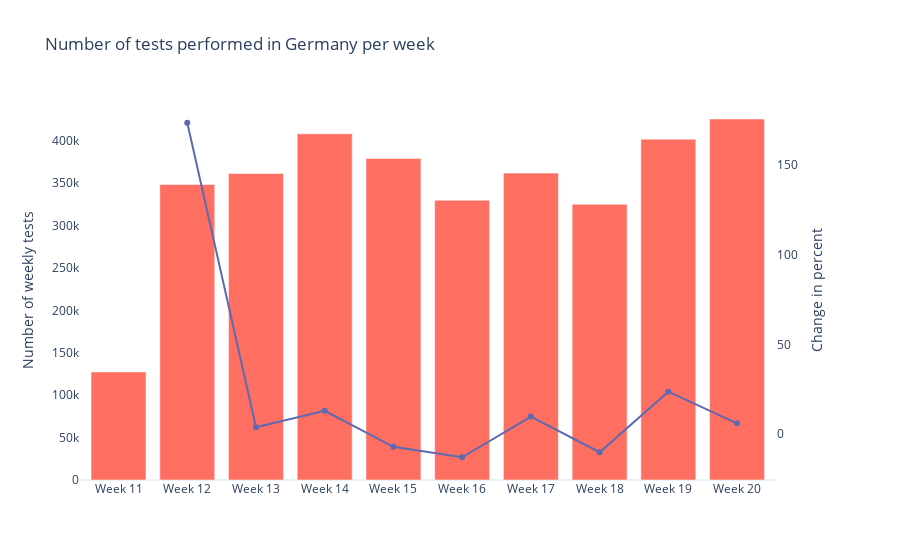

Notebook cell for this chart:
### Markdown cell above
###  Testing fallacies

https://de.statista.com/statistik/daten/studie/1107749/umfrage/labortest-fuer-das-coronavirus-covid-19-in-deutschland/

### Code cell
def RKIfigure():
    headers = [
        "Week",
        "Number of tests",
        "Number of positive tests",
        "positive tests as a percentage",
        "number of reporting laboratiories",
    ]
    data = [
        #     ["Bis einschließlich KW", "week 10", 124.716, 3.892, 3.1, 90],
        ["Week 11", 127_457, 7_582, 5.9, 114],
        ["Week 12", 348_619, 23_820, 6.8, 152],
        ["Week 13", 361_515, 31_414, 8.7, 151],
        ["Week 14", 408_348, 36_885, 9, 154],
        ["Week 15", 379_233, 30_728, 8.1, 163],
        ["Week 16", 330_027, 21_993, 6.7, 167],
        ["Week 17", 361_999, 18_052, 5, 177],
        ["Week 18", 325_259, 12_585, 3.9, 174],
        ["Week 19", 402_044, 10_746, 2.7, 181],
        ["Week 20", 425_842, 7_060, 1.7, 176],
    ]
    df = pd.DataFrame(data, columns=headers)
    df["Test growth"] = df["Number of tests"].pct_change() * 100

    fig = make_subplots(specs=[[{"secondary_y": True}]])

    fig.add_trace(
        go.Bar(
            x=df["Week"],
            y=df["Number of tests"],
            #             text=df["Number of tests"],
            #             textposition="inside",
            showlegend=False,
            marker=dict(color=colors[0],),
        ),
        secondary_y=False,
    )
    fig.add_trace(
        go.Scatter(
            x=df["Week"],
            y=df["Test growth"],
            mode="markers+lines",
            #             text=df["Test growth"].round(2),
            showlegend=False,
            line=dict(color=colors[1]),
        ),
        secondary_y=True,
    )
    fig.update_layout(title="Number of tests performed in Germany per week",)
    fig.update_yaxes(
        title_text="Number of weekly tests", showgrid=False, secondary_y=False
    )
    fig.update_yaxes(
        title_text="Change in percent", showgrid=False, zeroline=False, secondary_y=True
    )

    return fig


fig = RKIfigure()
fig.show()
fig.write_image("RKIdata.svg", width=700, height=400)

### Figure 1 — Plotly figure (JSON) as saved in the notebook; plotly's stock layout.template omitted (floating-point values rounded to 4 significant figures)
{"data": [{"marker": {"color": "rgb(255, 111, 97)"}, "showlegend": false, "type": "bar", "x": ["Week 11", "Week 12", "Week 13", "Week 14", "Week 15", "Week 16", "Week 17", "Week 18", "Week 19", "Week 20"], "xaxis": "x", "y": [127457, 348619, 361515, 408348, 379233, 330027, 361999, 325259, 402044, 425842], "yaxis": "y"}, {"line": {"color": "rgb(93, 105, 177)"}, "mode": "markers+lines", "showlegend": false, "type": "scatter", "x": ["Week 11", "Week 12", "Week 13", "Week 14", "Week 15", "Week 16", "Week 17", "Week 18", "Week 19", "Week 20"], "xaxis": "x", "y": [null, 173.5, 3.699, 12.95, -7.13, -12.98, 9.688, -10.15, 23.61, 5.919], "yaxis": "y2"}], "layout": {"title": {"text": "Number of tests performed in Germany per week"}, "xaxis": {"anchor": "y", "domain": [0, 0.94]}, "yaxis": {"anchor": "x", "domain": [0, 1], "showgrid": false, "title": {"text": "Number of weekly tests"}}, "yaxis2": {"anchor": "x", "overlaying": "y", "showgrid": false, "side": "right", "title": {"text": "Change in percent"}, "zeroline": false}}}
